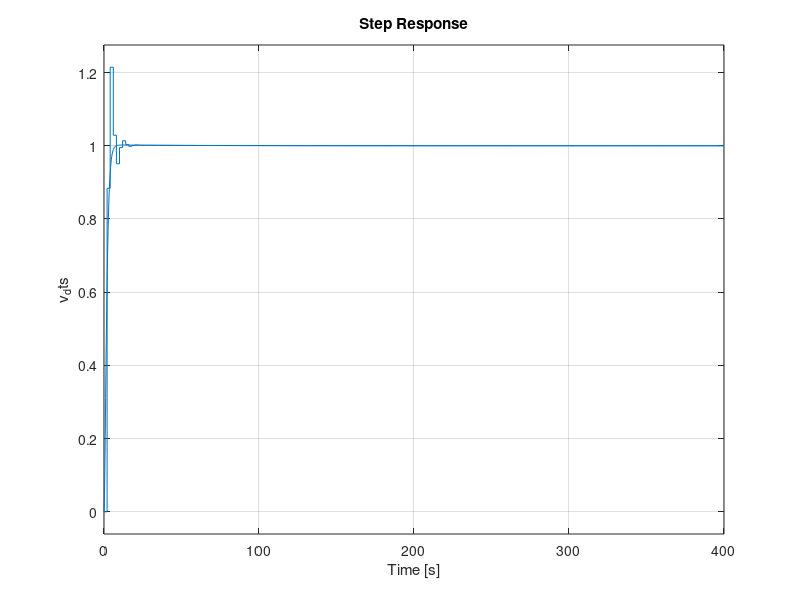
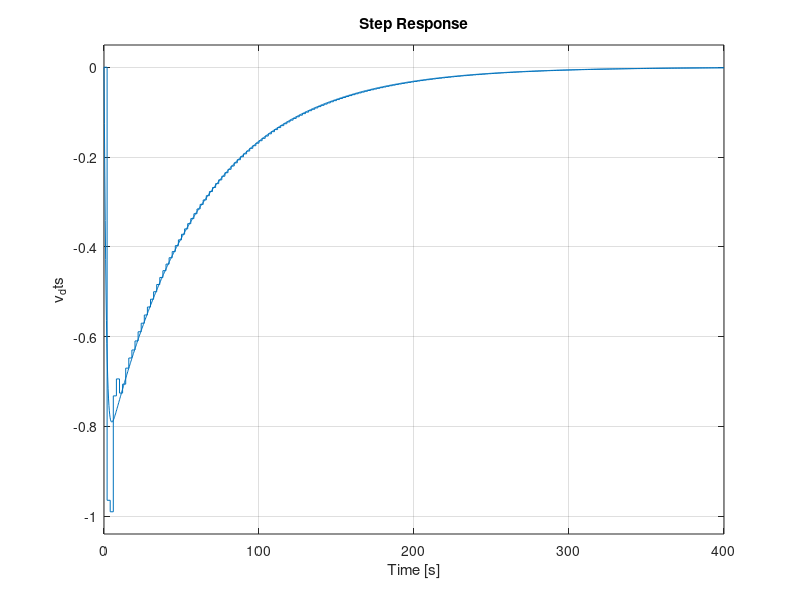
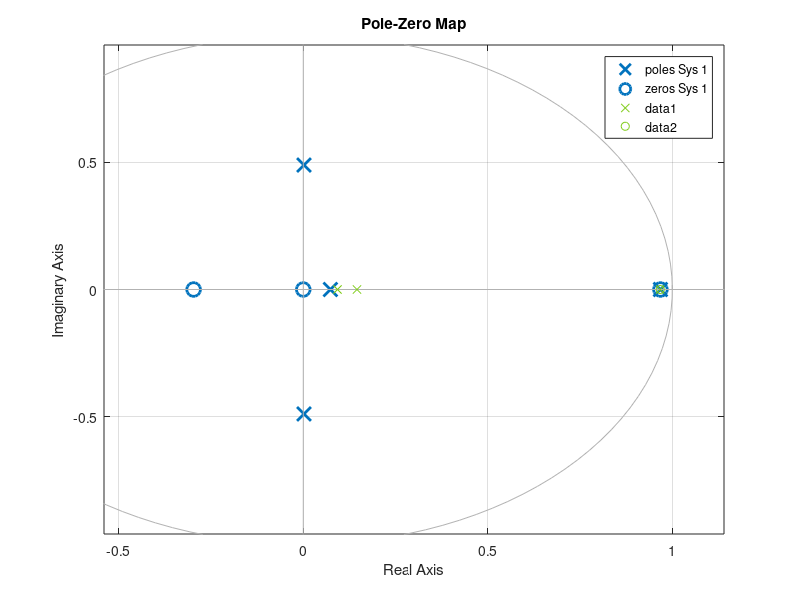
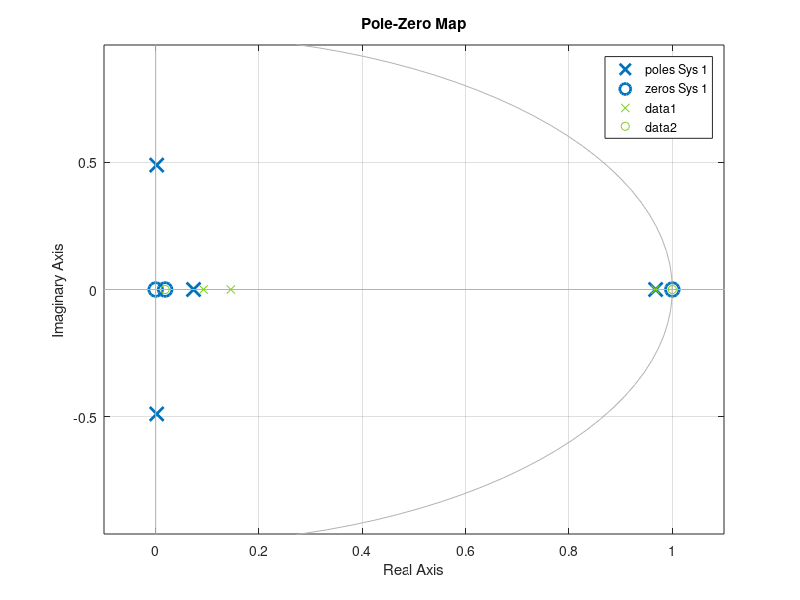

Here is the MATLAB script that generated these plots, in order:
clear all; close all;

%% Parameters
v_0 = 25;
ka = 1599;
tau_a = 0.5;
M = 1670;
b0 = 27.8;
g = 9.806;
kp = 0.6;
ki = 0.01;
kd = 0.08;

%% Discrete Time System

motor_dts = tf([0, ka], [tau_a, 1]);
motor_dts.InputName = 'u_dts';
motor_dts.OutputName = 'ft_dts';

Cpi_dts = tf([kp, ki], [1, 0]);
Cpi_dts.InputName = 'e_dts';
Cpi_dts.OutputName = 'upi_dts';

mass_dts = tf([0, 1], [0, M]);
mass_dts.InputName = 'f_dts';
mass_dts.OutputName = 'a_dts';

Cd_dts = tf([kd, 0], [0, 1]);
Cd_dts.InputName = 'a_dts';
Cd_dts.OutputName = 'ud_dts';

integrator_dts = tf(1, [1, 0]);
integrator_dts.InputName = 'a_dts';
integrator_dts.OutputName = 'v_dts';

drag_dts= tf([0, b0], [0, 1]);
drag_dts.InputName = 'v_dts';
drag_dts.OutputName = 'fb_dts';

error_dts = sumblk('e_dts = vref_dts -v_dts');
usum_dts = sumblk('u_dts = upi_dts - ud_dts');
fsum_dts = sumblk('f_dts = ft_dts + fd_dts - fb_dts'); 

% Create GZAS(z)
car = tf(1, [M, b0]);
car.InputName = 'f_dts';
car.OutputName = 'v_dts';
fsum_plant = sumblk('f_dts = ft_dts + fd_dts - fb_dts');
plant = connect(motor_dts, car, fsum_plant, ...
                           {'u_dts', 'fd_dts'}, {'v_dts'})
plant_dts = c2d(plant, 2, 'zoh')           % Transfer plant from cts to dts

T = 2;                                                    % Set up sampling time
cpi_z = tf([kp+ki*T  -kp],[1,  -1],T)        %Cpi(z)
cd_z = tf([kd/T, -kd/T],[1,  0],T)            %Cd(z)
cpi_z.InputName = 'e_dts';
cpi_z.OutputName = 'upi_dts';
cd_z.InputName = 'v_dts';
cd_z.OutputName = 'ud_dts';

sys_dts = connect(plant_dts, cpi_z, cd_z, error_dts, usum_dts, ...
                             {'vref_dts', 'fd_dts'}, {'v_dts', 'u_dts'});

%% Continous Time System

motor = tf([0, ka], [tau_a, 1]);
motor.InputName = 'u';
motor.OutputName = 'ft';

Cpi = tf([kp, ki], [1, 0]);
Cpi.InputName = 'e';
Cpi.OutputName = 'upi';

mass = tf([0, 1], [0, M]);
mass.InputName = 'f';
mass.OutputName = 'a';

Cd = tf([0, kd], [0, 1]);
Cd.InputName = 'a';
Cd.OutputName = 'ud';
integrator = tf(1, [1, 0]);
integrator.InputName = 'a';
integrator.OutputName = 'v';

drag = tf([0, b0], [0, 1]);
drag.InputName = 'v';
drag.OutputName = 'fb';

error = sumblk('e = vref -v');
usum = sumblk('u = upi - ud');
fsum = sumblk('f = ft + fd - fb'); 

sys_cts = connect(Cpi, motor, mass, integrator, Cd, drag, error, usum, fsum, ...
                            {'vref', 'fd'}, {'v', 'u'})


%% (c) Create step response for 1m/sec
sys_vref_2_vp_cts = sys_cts(1, 1);
sys_vref_2_vp_dts = sys_dts(1, 1);
figure() 
step(sys_vref_2_vp_cts);
hold on
step(sys_vref_2_vp_dts);
hold off

%% (d) Create step response for a constant input.
step_scale = -M * g * 0.05;
sys_fd_2_v_cts = sys_cts(1, 2);
sys_fd_2_v_dts = sys_dts(1, 2);

figure()
step(sys_fd_2_v_cts * step_scale);
hold on
step(sys_fd_2_v_dts * step_scale);
hold off

%% (e), (f) Plot z plane
figure()
pzmap(sys_dts(1, 1))
grid on, hold on

sys_cts_poles = pole(sys_cts(1, 1));
sys_cts_zeros = zero(sys_cts(1, 1));

sys_cts_poles_z = exp(sys_cts_poles * 2);
sys_cts_zeros_z = exp(sys_cts_zeros * 2);

plot(real(sys_cts_poles_z), imag(sys_cts_poles_z), 'x', 'Color', [0.5, 0.8, 0.1])
plot(real(sys_cts_zeros_z), imag(sys_cts_zeros_z), 'o', 'Color', [0.5, 0.8, 0.1])

%% (g) Plot z plane
figure()
pzmap(sys_dts(1, 2))
grid on, hold on

sys_cts_poles = pole(sys_cts(1, 2));
sys_cts_zeros = zero(sys_cts(1, 2));

sys_cts_poles_z = exp(sys_cts_poles * 2);
sys_cts_zeros_z = exp(sys_cts_zeros * 2);

plot(real(sys_cts_poles_z), imag(sys_cts_poles_z), 'x', 'Color', [0.5, 0.8, 0.1])
plot(real(sys_cts_zeros_z), imag(sys_cts_zeros_z), 'o', 'Color', [0.5, 0.8, 0.1])





